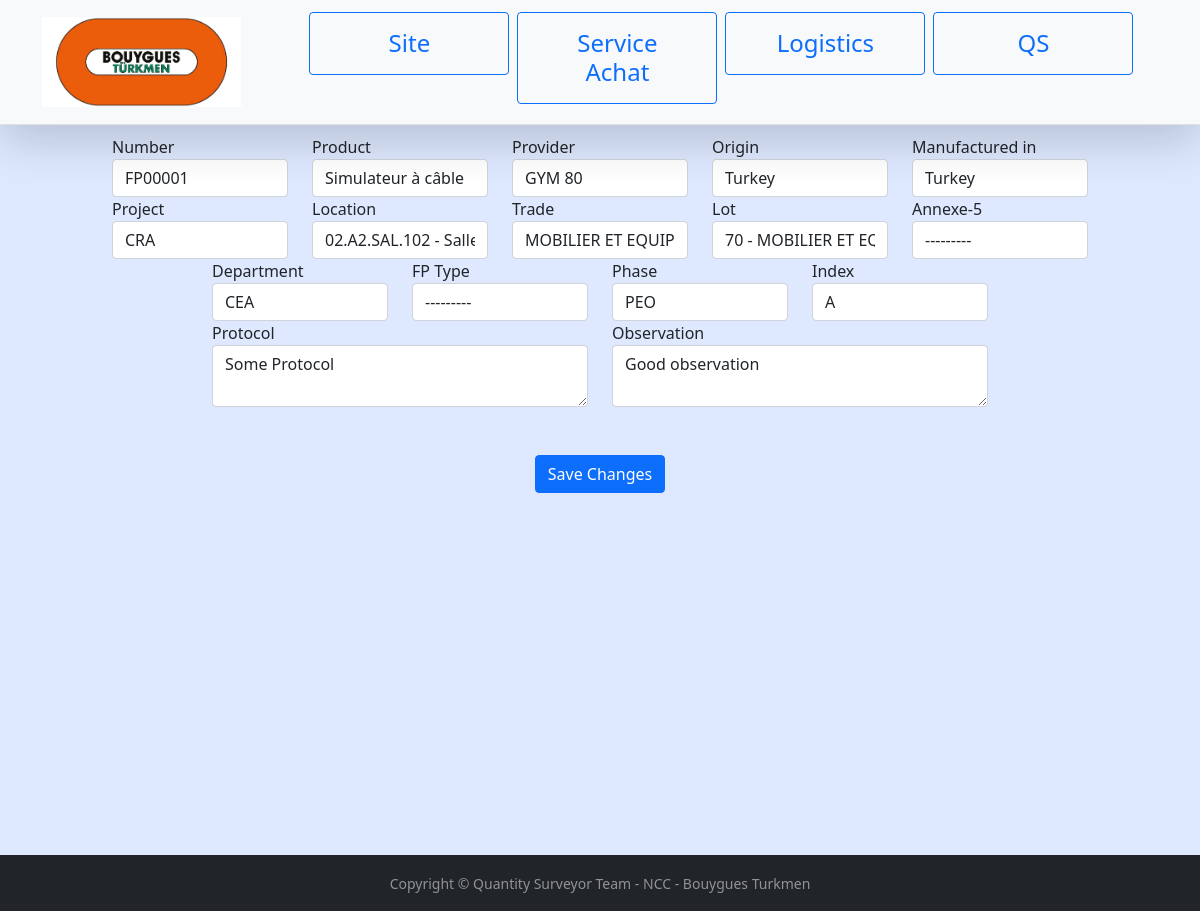
/fps/1/change/, run on an earlier commit of the app's database.
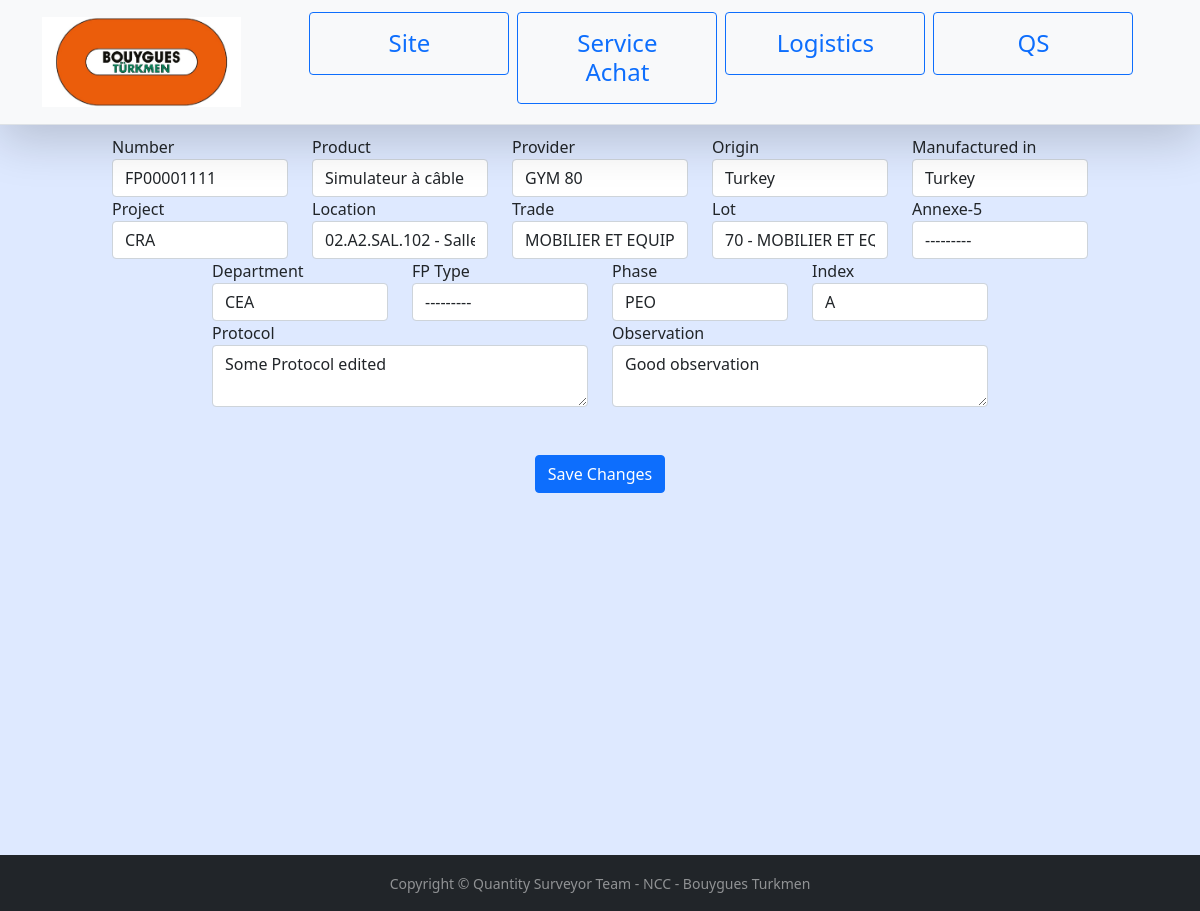
And on a later commit of the database.
### fiche_produit/models.py (models this page shows, shortened)
class ProductCard(models.Model):
    number = models.CharField(max_length=10, blank=True, null=True)
    product = models.ForeignKey(Product, on_delete=models.SET_NULL, blank=True, null=True)
    provider = models.ForeignKey(Provider, on_delete=models.SET_NULL, blank=True, null=True)
    origin = models.ForeignKey(Country, on_delete=models.SET_NULL, blank=True, null=True, related_name='origin_country')
    manufactured_in = models.ForeignKey(Country, on_delete=models.SET_NULL, blank=True, null=True, related_name='manufactured_country')
    project = models.ForeignKey(Project,on_delete=models.SET_NULL, blank=True, null=True)
    department = models.ForeignKey(Department, on_delete=models.SET_NULL, blank=True, null=True)
    location = models.ForeignKey(Room, on_delete=models.SET_NULL, blank=True, null=True)
    trade = models.ForeignKey(Trade, on_delete=models.SET_NULL, blank=True, null=True)
    lot = models.ForeignKey(Lot, on_delete=models.SET_NULL, blank=True, null=True)
    fp_type =  models.ForeignKey(FPType, on_delete=models.SET_NULL, blank=True, null=True)
    phase = models.ForeignKey(Phase, on_delete=models.SET_NULL, blank=True, null=True)
    index = models.CharField(max_length=2, blank=True, null=True)
    protocol = models.TextField(max_length=500, blank=True, null=True)
    observation =models.TextField(max_length=500, blank=True, null=True)
    annexe5 = models.ForeignKey('Annexe5', on_delete=models.SET_NULL, blank=True, null=True)
    sign_contractor1 = models.ForeignKey(Employee, on_delete=models.SET_NULL, blank=True, null=True, related_name='sign_emetteur')
    sign_contractor2 = models.ForeignKey(Employee, on_delete=models.SET_NULL, blank=True, null=True, related_name='sign_director')
    sign_tehnadzor = models.CharField(max_length=200, blank=True, null=True)
    sign_client = models.ForeignKey(Client,on_delete=models.SET_NULL, blank=True, null=True)
    date_contractor = models.DateTimeField(auto_now=True, blank=True, null=True)
    date_tehnadzor = models.DateTimeField(auto_now=True, blank=True, null=True)
    date_client = models.DateTimeField(auto_now=True, blank=True, null=True)
    created_by = models.ForeignKey(Employee, on_delete=models.SET_NULL, blank=True, null=True, related_name='created')
    created_at = models.DateTimeField(auto_now=True, blank=True, null=True)
    note_for_achat = models.TextField(max_length=500, blank=True, null=True)
    class Meta:
        constraints = [models.UniqueConstraint(fields=['project','number'], name = 'project-fp-number')]

### fiche_produit/views.py (the view, shortened to what this page needs)
# urls.py: path('fps/<int:pk>/change/', fpchange_view, name='fpchange'),
def fpchange_view(request, **kwargs):
    fp_id = kwargs.get('pk')
    print('fp will change fp with an id:', fp_id)
    fp = get_object_or_404(ProductCard, pk = fp_id)
    form = FPModelForm(instance = fp)
    context = {'form': form}
    context['submit_button_name'] = 'Save Changes'
    return render(request, 'site/fpform.html', context)

### fiche_produit/forms.py
class FPModelForm(forms.ModelForm):
    class Meta:
        model = ProductCard
        fields = '__all__'
    def __init__(self, *args, **kwargs):
        super().__init__(*args, **kwargs)
        for fld in self.fields:
            self.fields[fld].widget.attrs={
                'class': 'form-control'
            }

### fiche_produit/models.py (called while the page is built)
    def __str__(self):
        if self.name_fr:
            return self.name_fr
        else:
            return super().__str__()

    def __str__(self):
        return str(self.number) + ' - ' + str(self.name_fr)

    def __str__(self):
        return self.code

    def __str__(self):
        return self.name_fr

    def __str__(self):
        return self.name_fr

    def __str__(self):
        return self.no + ' - ' + self.name_fr

    def __str__ (self):
        return self.name

    def __str__ (self):
        return self.name_fr

    def __str__ (self):
        return self.name

    def __str__(self):
        return self.name

    def __str__(self):
        return str(self.code) + ' - ' + str(self.name_fr)

### templates/site/fpform.html (shortened to what this page needs)
{% extends 'base.html' %}
{% load static %}
{% block content %}
  <form method="POST">
    <div class="row justify-content-center">
      <div class="form-group col-md-2">
        <label for="inputState">Number</label>
        {{ form.number }}
      </div>
      <div class="form-group col-md-2">
        <label for="name_en">Product</label>
        {{ form.product }}
      </div>
      <div class="form-group col-md-2">
        <label for="inputPassword4">Provider</label>
        {{ form.provider }}
      </div>
      <div class="form-group  col-md-2">
          <label for="inputAddress">Origin</label>
          {{ form.origin }}
        </div>
        <div class="form-group  col-md-2">
            <label for="inputAddress2">Manufactured in</label>
            {{ form.manufactured_in }}
        </div>
    </div>
    <div class="row justify-content-center">
      <div class="form-group col-md-2">
        <label for="inputCity">Project</label>
        {{ form.project }}
      </div>
      <div class="form-group col-md-2">
        <label for="inputZip">Location</label>
        {{ form.location }}
      </div>
      <div class="form-group col-md-2">
        <label for="inputZip">Trade</label>
        {{ form.trade }}
      </div>
      <div class="form-group col-md-2">
        <label for="inputZip">Lot</label>
        {{ form.lot }}
      </div>
      <div class="form-group col-md-2">
        <label for="inputZip">Annexe-5</label>
        {{ form.annexe5 }}
    </div>
    </div>
    <div class="row justify-content-center">
      <div class="form-group col-md-2">
        <label for="inputState">Department</label>
        {{ form.department }}
      </div>
      <div class="form-group col-md-2">
        <label for="inputCity">FP Type</label>
        {{ form.fp_type }}
      </div>
      <div class="form-group col-md-2">
        <label for="inputCity">Phase</label>
        {{ form.phase }}
      </div>
      <div class="form-group col-md-2">
        <label for="inputZip">Index</label>
        {{ form.index }}
      </div>
    </div>
      <div class="row justify-content-center">
        <div class="form-group col-md-4">
          <label for="inputCity">Protocol</label>
          {{ form.protocol }}
        </div>
        <div class="form-group col-md-4">
          <label for="inputState">Observation</label>
          {{ form.observation }}
        </div>
      </div>
  <div class="row justify-content-center m-5">
      <button type="submit" class="btn btn-primary" style="max-width: max-content;">{{ submit_button_name }}</button>
    </div>
  </form>
{% endblock %}

What changed in the data, as far as the page shows it:
changed ProductCard "Simulateur à câble": number "FP00001" → "FP00001111"; protocol "Some Protocol" → "Some Protocol edited"
